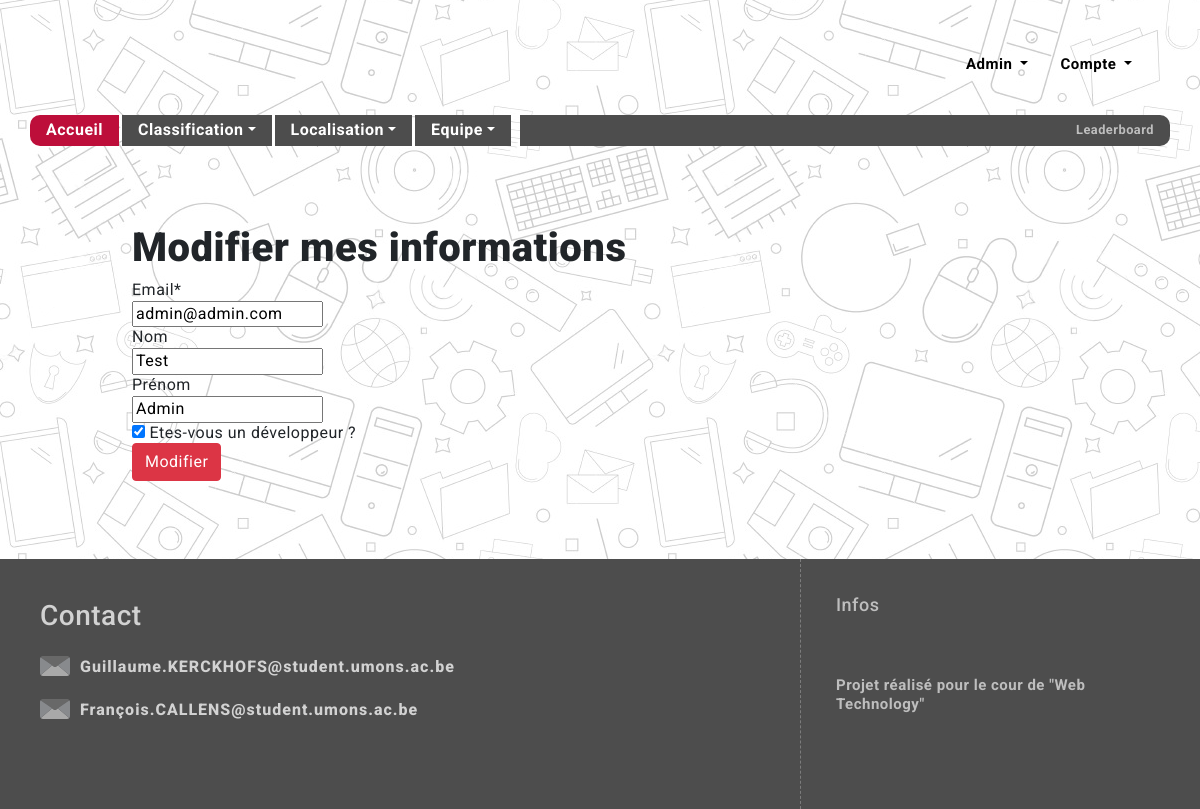
Screenshot of /profil/edit/ (signed in) with the database file from the repository.
### users/models.py (models this page shows, shortened)
class CustomUser(AbstractBaseUser, PermissionsMixin):
    user_name = models.CharField(max_length=150, unique=True)
    email = models.EmailField( unique=True)
    first_name = models.CharField(max_length=150, blank=True)
    last_name = models.CharField(max_length=150, blank=True)
    is_dev = models.BooleanField(default=False)
    is_staff = models.BooleanField(default=False)
    is_active = models.BooleanField(default=True,editable=False)
    objects = CustomAccountManager()
    USERNAME_FIELD = 'user_name'
    REQUIRED_FIELDS = ['email', 'first_name','last_name']

### gui/views.py (the view)
# urls.py: path("profil/edit/",edit_profile,name="edit"),
@login_required
def edit_profile(request):
	if request.method == 'POST':
		form = customUserChangeForm(request.POST, instance=request.user)
		if form.is_valid():
			form.save()
			return redirect(profil_view)
	else:
		form = customUserChangeForm(instance=request.user)
	return render(request,template_name='gui/HTML/edit.html',context={'edit_form':form})

### users/forms.py
class customUserChangeForm(UserChangeForm):
	class Meta:
		model = CustomUser
		fields = ("email","first_name","last_name","is_dev")
		labels = {
			'email': 'Email',
			'first_name': 'Prénom',
			'last_name': 'Nom',
			'is_dev': 'Etes-vous un développeur ?',
        }

### templates/gui/HTML/edit.html (shortened to what this page needs)
{% extends "gui/HTML/base.html" %}
{% load bootstrap5 %}
{% block content %}
{% load crispy_forms_tags %}
    {% if user.is_authenticated %}
        <div class="container py-5">
        <h1>Modifier mes informations</h1>
        <form method="POST">
            {{ edit_form.email|as_crispy_field }}
            {{ edit_form.last_name|as_crispy_field }}
            {{ edit_form.first_name|as_crispy_field }}
            {{ edit_form.is_dev|as_crispy_field }}
            <button class="btn btn-primary" type="submit">Modifier</button>
        </form>
        </div>
    {% else %}
        <h1>Vous n'êtes pas connecté, connectez-vous avant !</h1>
        <a href="/login"> Se connecter ici !</a>
    {% endif %}
{% endblock %}

### static/CSS/default.css (style rules this page uses)
* { box-sizing: border-box; font-family: 'Roboto', Arial, Helvetica, sans-serif; letter-spacing: 0.5px; }
html, body { margin: 0; padding: 0; font-size: 16px; line-height: 1.3; height: 100%; }
body { background: url(../images/background_20.png) 600px repeat; background-attachment: fixed; }
h1 { font-size: 40px; font-weight: 900; }

### static/CSS/style.css (style rules this page uses)
.btn-primary { background-color: #dc3545!important; border-color: #dc3545!important; }

### rows the page displays
CustomUser: email "admin@admin.com", last_name "Test", first_name "Admin", is_dev "☑"
